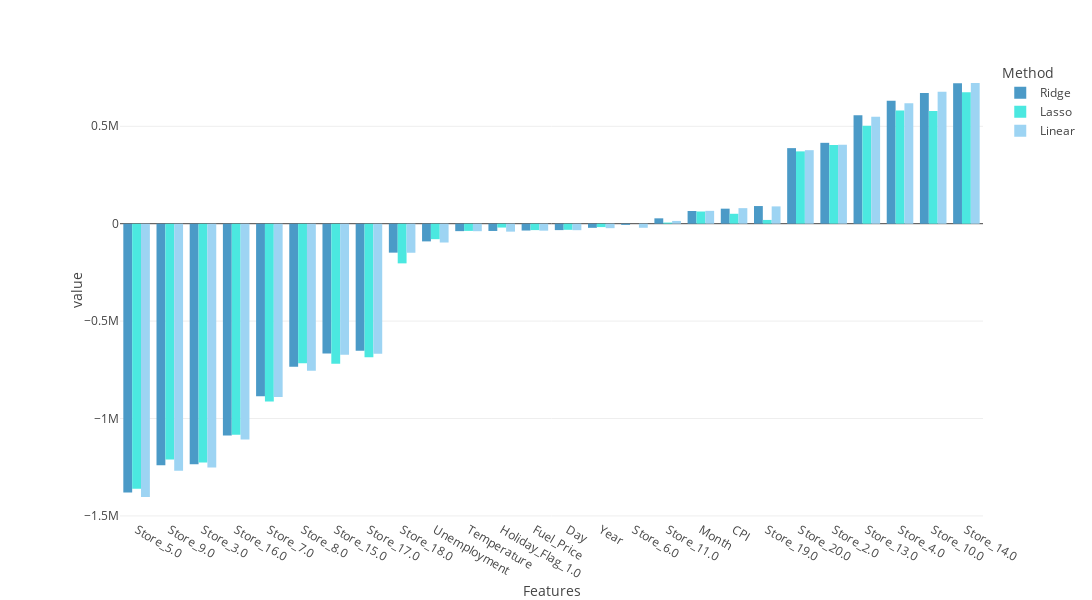

The cell this chart's notebook holds for it:
### Markdown cell above
- We can see that the differences bewteen train and test sets is still present in our three models. It is similar between the Linear and the Ridge models, but it is lower in the Lasso model.

- Regarding the standard deviation from the cross validation again they are similar bewteen the Linear and the Ridge models, and it is higher in the Lasso model.

- These results reflect the trade-off bewteen bias and variance in regression models !

- However, given these results, I would choose the Lasso regression because it is better at reducing the overfitting present in the initial linear regression than the ridge model.

- The Lasso model might still be overfitting, but maybe additional data and feature selection might help to further reduce it

- Let's compare feature importance to visualise the effect of the models on feature coefficients.

### Code cell
names = [x[5:] for x in preprocess.get_feature_names_out().tolist()]

coeffs = pd.DataFrame(data = {'Features' : names , 'Ridge' : best_ridge.best_estimator_.coef_.transpose(),'Lasso' : best_lasso.best_estimator_.coef_.transpose(), 'Linear' : Linear.coef_.transpose()})
coeffs = coeffs.sort_values(by='Ridge')

coeffs = pd.melt(coeffs, id_vars="Features", var_name ="Method")

fig = px.bar(coeffs, x='Features', y='value', color='Method')
fig.update_layout(margin = {'l': 120})
fig.update_layout(barmode='group')
fig.update_layout(autosize = False, height = 600, width = 1200)
fig.show()

### Figure 1 — Plotly figure (JSON) as saved in the notebook; plotly's stock layout.template omitted (floating-point values rounded to 4 significant figures)
{"data": [{"alignmentgroup": "True", "hovertemplate": "Method=Ridge<br>Features=%{x}<br>value=%{y}<extra></extra>", "legendgroup": "Ridge", "marker": {"color": "#4B9AC7", "pattern": {"shape": ""}}, "name": "Ridge", "offsetgroup": "Ridge", "orientation": "v", "showlegend": true, "textposition": "auto", "type": "bar", "x": ["Store_5.0", "Store_9.0", "Store_3.0", "Store_16.0", "Store_7.0", "Store_8.0", "Store_15.0", "Store_17.0", "Store_18.0", "Unemployment", "Temperature", "Holiday_Flag_1.0", "Fuel_Price", "Day", "Year", "Store_6.0", "Store_11.0", "Month", "CPI", "Store_19.0", "Store_20.0", "Store_2.0", "Store_13.0", "Store_4.0", "Store_10.0", "Store_14.0"], "xaxis": "x", "y": [-1380000.0, -1240000.0, -1235000.0, -1087000.0, -885200.0, -734900.0, -666400.0, -652800.0, -148700.0, -90820.0, -38200.0, -37310.0, -35130.0, -32920.0, -21180.0, -5997.0, 27550.0, 65160.0, 77130.0, 90580.0, 387900.0, 415100.0, 557000.0, 630600.0, 670700.0, 721200.0], "yaxis": "y"}, {"alignmentgroup": "True", "hovertemplate": "Method=Lasso<br>Features=%{x}<br>value=%{y}<extra></extra>", "legendgroup": "Lasso", "marker": {"color": "#4BE8E0", "pattern": {"shape": ""}}, "name": "Lasso", "offsetgroup": "Lasso", "orientation": "v", "showlegend": true, "textposition": "auto", "type": "bar", "x": ["Store_5.0", "Store_9.0", "Store_3.0", "Store_16.0", "Store_7.0", "Store_8.0", "Store_15.0", "Store_17.0", "Store_18.0", "Unemployment", "Temperature", "Holiday_Flag_1.0", "Fuel_Price", "Day", "Year", "Store_6.0", "Store_11.0", "Month", "CPI", "Store_19.0", "Store_20.0", "Store_2.0", "Store_13.0", "Store_4.0", "Store_10.0", "Store_14.0"], "xaxis": "x", "y": [-1361000.0, -1210000.0, -1226000.0, -1083000.0, -912400.0, -716800.0, -719600.0, -685700.0, -203600.0, -79380.0, -36900.0, -19790.0, -32960.0, -31380.0, -17540.0, 0, 5702.0, 62530.0, 50830.0, 19320.0, 371200.0, 404100.0, 502200.0, 581400.0, 578700.0, 674800.0], "yaxis": "y"}, {"alignmentgroup": "True", "hovertemplate": "Method=Linear<br>Features=%{x}<br>value=%{y}<extra></extra>", "legendgroup": "Linear", "marker": {"color": "#9DD4F3", "pattern": {"shape": ""}}, "name": "Linear", "offsetgroup": "Linear", "orientation": "v", "showlegend": true, "textposition": "auto", "type": "bar", "x": ["Store_5.0", "Store_9.0", "Store_3.0", "Store_16.0", "Store_7.0", "Store_8.0", "Store_15.0", "Store_17.0", "Store_18.0", "Unemployment", "Temperature", "Holiday_Flag_1.0", "Fuel_Price", "Day", "Year", "Store_6.0", "Store_11.0", "Month", "CPI", "Store_19.0", "Store_20.0", "Store_2.0", "Store_13.0", "Store_4.0", "Store_10.0", "Store_14.0"], "xaxis": "x", "y": [-1403000.0, -1268000.0, -1252000.0, -1108000.0, -889500.0, -754900.0, -672400.0, -667700.0, -149200.0, -96640.0, -38540.0, -40770.0, -35820.0, -33320.0, -23010.0, -20980.0, 14200.0, 65950.0, 79780.0, 88830.0, 377400.0, 405300.0, 549500.0, 618200.0, 677700.0, 722200.0], "yaxis": "y"}], "layout": {"autosize": false, "barmode": "group", "height": 600, "legend": {"title": {"text": "Method"}, "tracegroupgap": 0}, "margin": {"l": 120, "t": 60}, "width": 1200, "xaxis": {"anchor": "y", "domain": [0, 1], "title": {"text": "Features"}}, "yaxis": {"anchor": "x", "domain": [0, 1], "title": {"text": "value"}}}}
